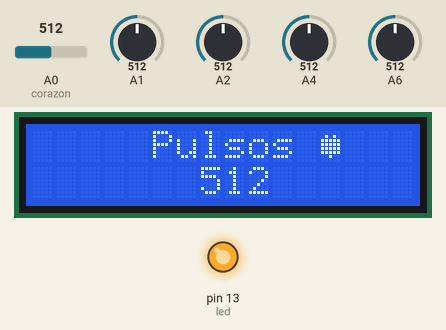
A sketch run on a simulated Arduino Uno, built with avr-gcc and run on an emulated ATmega328P. On the bench: 16×2 character LCD, output pins drawn as LEDs (lit = HIGH). Dashed ring = blinking. The test bench sets the inputs (shaded band); at power-on: A0 (corazon) = 512, A6 = 512, A1 = 512, A2 = 512, A4 = 512. What the sketch prints to the serial monitor is not drawn.

Above: at 1.3 s.
1.4 s: A0 (corazon) set to 340
At 2.1 s:
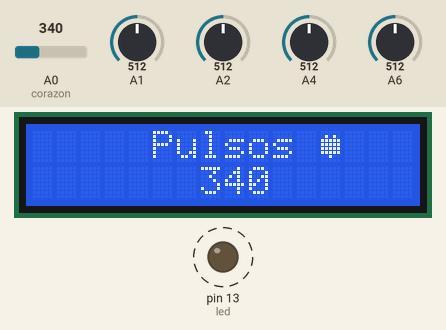
4.5 s: A6 set to 716
At 6.0 s:
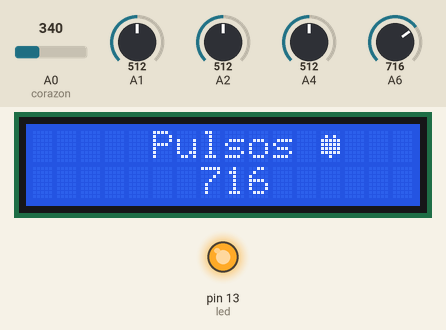
6.8 s: A6 set to 900
At 8.1 s:
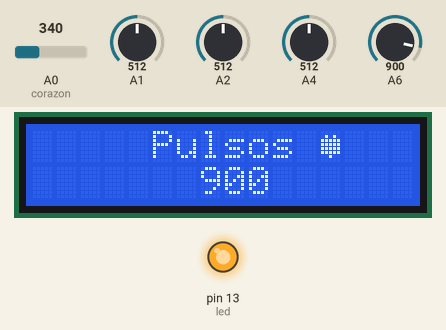
8.4 s: A6 set to 1023
At 8.9 s:
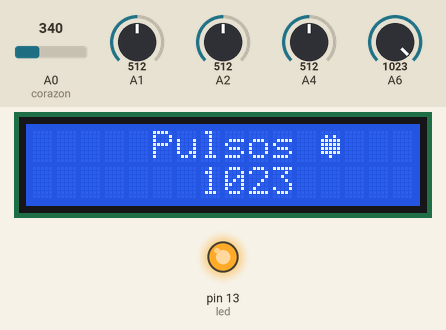
10.5 s: A0 (corazon) set to 360
At 11.0 s:
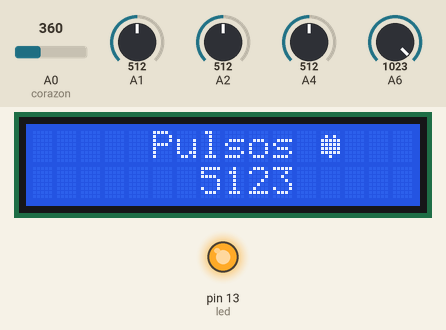
13.1 s: A0 (corazon) set to 306
At 14.1 s:
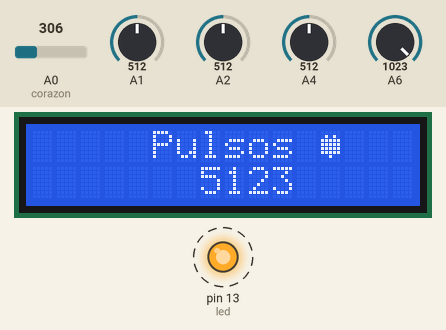
Timing chart, 0 to 15.7 s (numbered marks = the images above; inputs shaded):
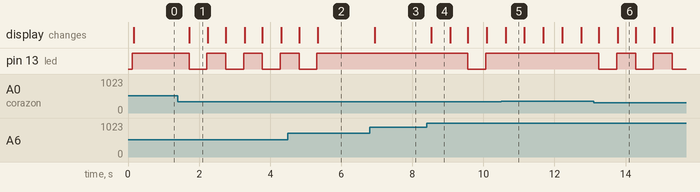

The sketch:

electrocardiografo.ino
```cpp
#include <LiquidCrystal.h>

LiquidCrystal lcd(12, 11, 5, 4, 3, 2);

int corazon = A0; //Sensor conectado a pin A0
int led = 13; // Led
int pulsoMaximo = 350; //Esto se debe ajustar segun la sensibilidad del sensor

// codigo para hacer dibujito <3
byte heart[8] = {
 0b00000,
 0b01010,
 0b11111,
 0b11111,
 0b11111,
 0b11111,
 0b00100,
 0b00000
};

void setup() {
 pinMode(led, OUTPUT);     //Iniciando led como variable de salida
 pinMode(corazon, INPUT);  //Iniciando conteo de pulsos como variable de entrada
 lcd.begin(16,2);          //iniciando pantalla
 lcd.createChar(0, heart);
 lcd.setCursor(5,0);       //Inicio de cursos columna 5 fila 1

 lcd.print("Pulsos "); //Mostrando titulo en pantalla
 lcd.write(byte(0));   //Dibujando <3
 delay(60);
  Serial.begin(9600);       // Puerto serial configurado a 9600 Baudios

}

void loop() {

 corazon = analogRead(corazon);

 if (corazon > pulsoMaximo) {
 digitalWrite(led, HIGH);
 delay(30);
 } else {
 digitalWrite(led, LOW);
 }

  lcd.setCursor(7,1);      //Inicio de texto en fila 2 columna 7
 lcd.print(corazon);      //Mostrando conteo de pulsos
 delay(500);

 Serial.println(corazon); //grafico por defecto de herramientas-SeriaPlotter
 //delay(20);


}
```

Measured:
- after the input at 1.4 s, pin 13 (led): alternates HIGH for 0.53 s and LOW for 0.50 s, starting after 0.32 s; the display: changes after 0.32 s (image 1)
- after the input at 4.5 s, pin 13 (led): goes on until 5.3 s, then stays HIGH; the display: first differs from a run without the input after 0.85 s (image 2)
- after the input at 6.8 s, the display: changes after 0.14 s (image 3)
- after the input at 8.4 s, pin 13 (led): HIGH → LOW after 1.2 s, → HIGH 0.50 s later; the display: changes after 0.13 s (image 4)
- after the input at 10.5 s, pin 13 (led): stays HIGH (without the input it goes to LOW after 0.63 s)
- after the input at 13.1 s, pin 13 (led): alternates HIGH for 0.53 s and LOW for 0.50 s, starting after 0.15 s; the display: first changes after 0.15 s (image 6 shows a later state)
- what the display in image 1 shows lasts 0.5 s, from 1.7 s to 2.2 s
